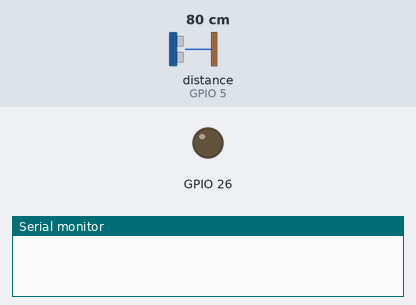
The sketch below on a simulated ESP32. On the bench: output pins drawn as LEDs (lit = HIGH), the last lines printed to the serial monitor. Wiring (inferred from the names in the program): ultrasonic range finder: trigger GPIO 3; echo GPIO 5. The inputs (shaded band) are chosen by the test bench; at power-on: distance to the obstacle (sensor on GPIO 5) 80 cm. The echo pulse lasts 58.3 µs per cm; pins used as bus, display or sensor lines are not drawn.

Above: at 0.1 s.
At 0.6 s:
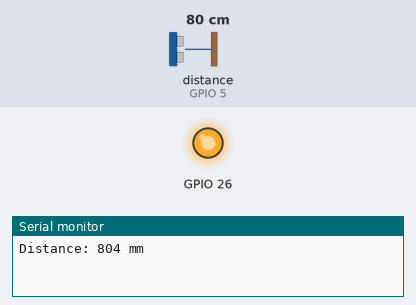
Timing chart, 0 to 2.1 s (numbered marks = the images above):
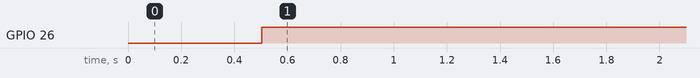

Measured:
- by itself, GPIO 26: LOW → HIGH at 0.50 s

The sketch:

ultraso.ino
```cpp
#define TRIGGER_PIN 3
#define ECHO_PIN 5
#define USONIC_DIV 58.0
#define MEASURE_SAMPLE_DELAY 5
#define MEASURE_SAMPLES 25
#define MEASURE_DELAY 250
void setup()
{
   // Serial monitoring
   Serial.begin(9600);
  pinMode(26, OUTPUT);
   // Initializing Trigger Output and Echo Input
   pinMode(TRIGGER_PIN, OUTPUT);
   pinMode(ECHO_PIN, INPUT);

   // Reset the trigger pin and wait a half a second
   digitalWrite(TRIGGER_PIN, LOW);
   delayMicroseconds(500);
}
void loop()
{
  delay(MEASURE_DELAY);
  long distance = measure();
  Serial.print("Distance: ");
  Serial.print(distance);
  Serial.println(" mm");
  if(distance<100) {
        digitalWrite(26, LOW);    // turn the LED off by making the voltage LOW
//  di//gitalWrite(7, LOW);

  //delay(30000);
  }
  else{
    digitalWrite(26, HIGH);
  }
}
long measure()
{
  long measureSum = 0;
  for (int i = 0; i < MEASURE_SAMPLES; i++)
  {
    delay(MEASURE_SAMPLE_DELAY);
    measureSum += singleMeasurement();
  }
  return measureSum / MEASURE_SAMPLES;
}
long singleMeasurement()
{
  long duration = 0;
  // Measure: Put up Trigger...
  digitalWrite(TRIGGER_PIN, HIGH);
  // ... wait for 11 µs ...
  delayMicroseconds(11);
  // ... put the trigger down ...
  digitalWrite(TRIGGER_PIN, LOW);
  // ... and wait for the echo ...
  duration = pulseIn(ECHO_PIN, HIGH);
  return (long) (((float) duration / USONIC_DIV) * 10.0);
}
```
